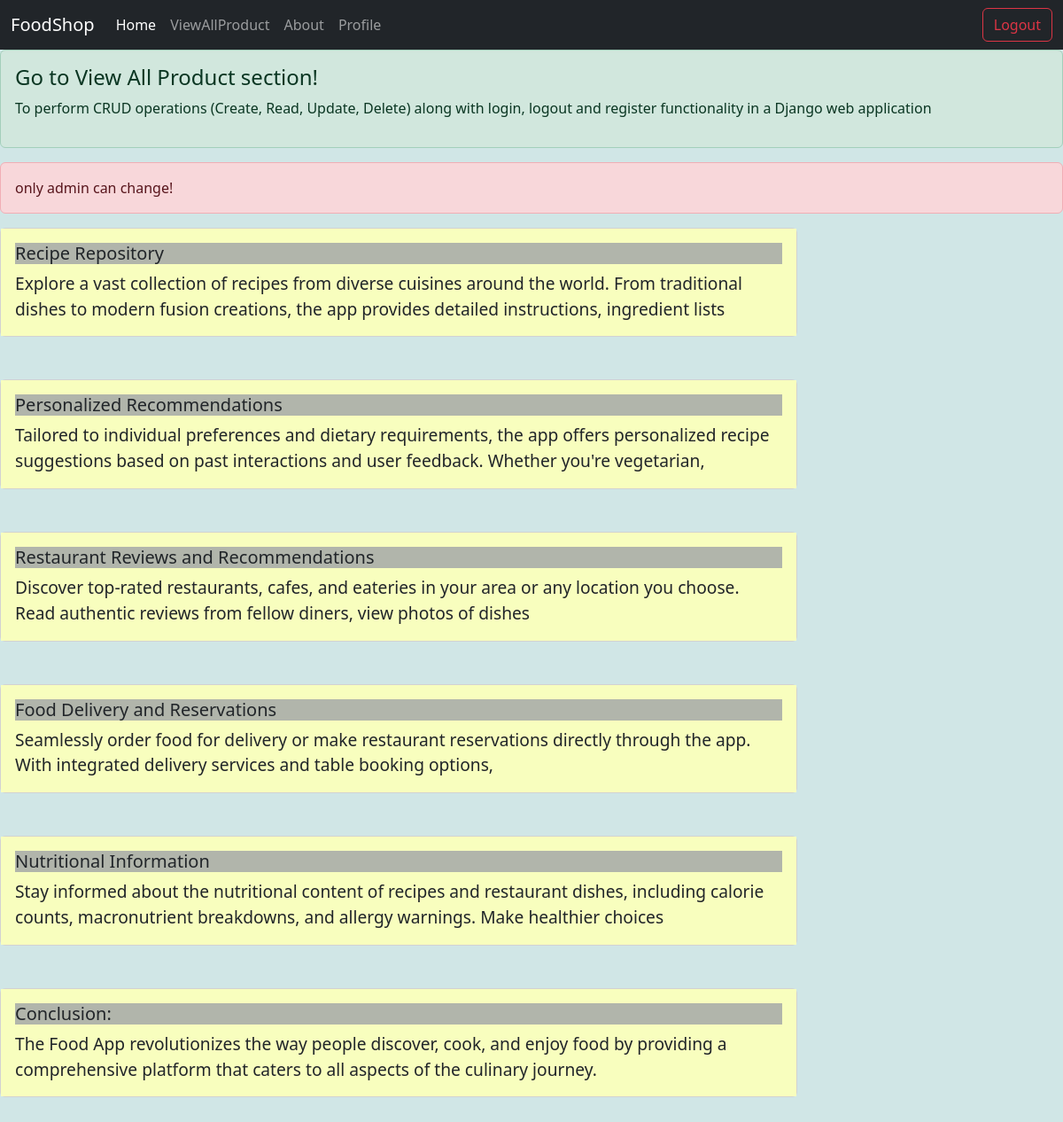
Screenshot of /about/ (signed in) with the database file from the repository.
### foodapp/models.py (models this page shows)
class About(models.Model):
    title=models.CharField(max_length=122)
    descript=models.CharField(max_length=200)

### foodapp/views.py (the view)
# urls.py: path('about/', about, name='about'),
@login_required
def about(request):
    ab=About.objects.all()
    context={
        'ab':ab,
    }
    return render(request,'about.html',context)

### foodapp/templates/about.html
{% extends "base.html" %}
{% block body %}
<body style="background-color: #D0E6E6">
<div class="alert alert-danger" role="alert">
    only admin can change!
  </div>
{% for i in ab %}
<div class="card w-75">
    <div class="card-body" style="background-color: #F8FEBE">
      <h5 class="card-title" style="background-color: #B1B5AB;">{{ i.title }}</h5>
      <p class="card-text md-6" style="font-size: 1.2rem;">{{ i.descript }}</p>
    </div>
</div>
<br><br>
{% endfor %}
</body>
{% endblock %}

### foodapp/templates/base.html (shortened to what this page needs)
{% load static %}
<!DOCTYPE html>
<html lang="en">
<head>
    <link href="https://cdn.jsdelivr.net/npm/bootstrap@5.3.3/dist/css/bootstrap.min.css" rel="stylesheet">
</head>
<body>
<nav class="navbar navbar-expand-lg navbar-dark bg-dark">
    <div class="container-fluid">
        <a class="navbar-brand" >FoodShop</a>
        <div class="collapse navbar-collapse" id="navbarSupportedContent">
            <ul class="navbar-nav me-auto mb-2 mb-lg-0">
                <li class="nav-item">
                    <a class="nav-link active" aria-current="page" href='{% url 'index' %}'>Home</a>
                </li>
                <li class="nav-item">
                    <a class="nav-link" aria-current="page" href='{% url 'home' %}'>ViewAllProduct</a>
                </li>
                <li class="nav-item">
                    <a class="nav-link" href='{% url 'about' %}'>About</a>
                </li>
                <li class="nav-item">
                    <a class="nav-link" href='{% url 'profile' %}'>Profile</a>
                </li>
            </ul>
            <form class="d-flex">
                <a class="btn btn-outline-danger" href="{% url 'logout' %}">Logout</a>
              </form>
        </div>
    </div>
</nav>
<div class="alert alert-success" role="alert">
    <h4 class="alert-heading">Go to View All Product section!</h4>
    <p>To perform CRUD operations (Create, Read, Update, Delete) along with login, logout and register functionality in a Django web application</p>
  </div>
    {% block body %}
    {% endblock %}
  </body>
</html>

### rows the page displays
About: title "Recipe Repository", descript "Explore a vast collection of recipes from diverse cuisines around the world. From traditional dishes to modern fusion creations, the app provides detailed instructions, ingredient lists"
About: title "Personalized Recommendations", descript "Tailored to individual preferences and dietary requirements, the app offers personalized recipe suggestions based on past interactions and user feedback. Whether you're vegetarian,"
About: title "Restaurant Reviews and Recommendations", descript "Discover top-rated restaurants, cafes, and eateries in your area or any location you choose. Read authentic reviews from fellow diners, view photos of dishes"
About: title "Food Delivery and Reservations", descript "Seamlessly order food for delivery or make restaurant reservations directly through the app. With integrated delivery services and table booking options,"
About: title "Nutritional Information", descript "Stay informed about the nutritional content of recipes and restaurant dishes, including calorie counts, macronutrient breakdowns, and allergy warnings. Make healthier choices"
About: title "Conclusion:", descript "The Food App revolutionizes the way people discover, cook, and enjoy food by providing a comprehensive platform that caters to all aspects of the culinary journey."
